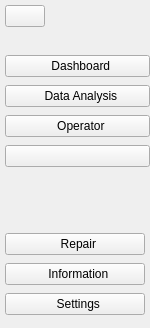
     <widget class="QCustomSlideMenu" name="leftMenu" native="true">
      <property name="sizePolicy">
       <sizepolicy hsizetype="Expanding" vsizetype="Expanding">
        <horstretch>0</horstretch>
        <verstretch>0</verstretch>
       </sizepolicy>
      </property>
      <property name="minimumSize">
       <size>
        <width>0</width>
        <height>0</height>
       </size>
      </property>
      <property name="maximumSize">
       <size>
        <width>140</width>
        <height>16777214</height>
       </size>
      </property>
      <layout class="QVBoxLayout" name="verticalLayout">
       <property name="spacing">
        <number>0</number>
       </property>
       <property name="leftMargin">
        <number>0</number>
       </property>
       <property name="topMargin">
        <number>0</number>
       </property>
       <property name="rightMargin">
        <number>0</number>
       </property>
       <property name="bottomMargin">
        <number>0</number>
       </property>
       <item>
        <widget class="QWidget" name="leftSubMenuTop" native="true">
         <property name="minimumSize">
          <size>
           <width>40</width>
           <height>42</height>
          </size>
         </property>
         <layout class="QVBoxLayout" name="verticalLayout_2">
          <property name="spacing">
           <number>0</number>
          </property>
          <property name="leftMargin">
           <number>5</number>
          </property>
          <property name="topMargin">
           <number>5</number>
          </property>
          <property name="rightMargin">
           <number>0</number>
          </property>
          <property name="bottomMargin">
           <number>5</number>
          </property>
          <item alignment="Qt::AlignLeft|Qt::AlignTop">
           <widget class="QPushButton" name="menuBtn">
            <property name="toolTip">
             <string>Slide menu</string>
            </property>
            <property name="text">
             <string/>
            </property>
            <property name="icon">
             <iconset resource="../Qss/icons/_icons.qrc">
              <normaloff>:/feather/icons/feather/menu.png</normaloff>:/feather/icons/feather/menu.png</iconset>
            </property>
           </widget>
          </item>
         </layout>
        </widget>
       </item>
       <item>
        <widget class="QWidget" name="leftSubMenuCenter" native="true">
         <property name="minimumSize">
          <size>
           <width>150</width>
           <height>138</height>
          </size>
         </property>
         <layout class="QVBoxLayout" name="verticalLayout_3">
          <property name="spacing">
           <number>0</number>
          </property>
          <property name="leftMargin">
           <number>5</number>
          </property>
          <property name="topMargin">
           <number>5</number>
          </property>
          <property name="rightMargin">
           <number>0</number>
          </property>
          <property name="bottomMargin">
           <number>5</number>
          </property>
          <item>
           <widget class="QPushButton" name="dashboardBtn">
            <property name="toolTip">
             <string>View Dashboard</string>
            </property>
            <property name="text">
             <string>  Dashboard</string>
            </property>
            <property name="icon">
             <iconset resource="../Qss/icons/_icons.qrc">
              <normaloff>:/feather/icons/feather/pie-chart.png</normaloff>:/feather/icons/feather/pie-chart.png</iconset>
            </property>
           </widget>
          </item>
          <item>
           <widget class="QPushButton" name="dataBtn">
            <property name="toolTip">
             <string>View Data</string>
            </property>
            <property name="text">
             <string>  Data Analysis</string>
            </property>
            <property name="icon">
             <iconset resource="../Qss/icons/_icons.qrc">
              <normaloff>:/feather/icons/feather/database.png</normaloff>:/feather/icons/feather/database.png</iconset>
            </property>
           </widget>
          </item>
          <item>
           <widget class="QPushButton" name="operatorBtn">
            <property name="toolTip">
             <string>View profile</string>
            </property>
            <property name="text">
             <string>  Operator</string>
            </property>
            <property name="icon">
             <iconset resource="../Qss/icons/_icons.qrc">
              <normaloff>:/feather/icons/feather/user.png</normaloff>:/feather/icons/feather/user.png</iconset>
            </property>
           </widget>
          </item>
          <item>
           <widget class="QPushButton" name="moreBtn">
            <property name="toolTip">
             <string>Other</string>
            </property>
            <property name="text">
             <string/>
            </property>
            <property name="icon">
             <iconset resource="../Qss/icons/_icons.qrc">
              <normaloff>:/feather/icons/feather/more-horizontal.png</normaloff>:/feather/icons/feather/more-horizontal.png</iconset>
            </property>
           </widget>
          </item>
         </layout>
        </widget>
       </item>
       <item>
        <spacer name="verticalSpacer">
         <property name="orientation">
          <enum>Qt::Vertical</enum>
         </property>
         <property name="sizeType">
          <enum>QSizePolicy::Expanding</enum>
         </property>
         <property name="sizeHint" stdset="0">
          <size>
           <width>20</width>
           <height>40</height>
          </size>
         </property>
        </spacer>
       </item>
       <item>
        <widget class="QWidget" name="leftSubMenuBottom" native="true">
         <property name="minimumSize">
          <size>
           <width>150</width>
           <height>108</height>
          </size>
         </property>
         <layout class="QVBoxLayout" name="verticalLayout_4">
          <property name="spacing">
           <number>0</number>
          </property>
          <property name="leftMargin">
           <number>5</number>
          </property>
          <property name="topMargin">
           <number>5</number>
          </property>
          <property name="rightMargin">
           <number>5</number>
          </property>
          <property name="bottomMargin">
           <number>5</number>
          </property>
          <item>
           <widget class="QPushButton" name="repairBtn">
            <property name="toolTip">
             <string>Manual repair</string>
            </property>
            <property name="text">
             <string>  Repair</string>
            </property>
            <property name="icon">
             <iconset resource="../Qss/icons/_icons.qrc">
              <normaloff>:/feather/icons/feather/tool.png</normaloff>:/feather/icons/feather/tool.png</iconset>
            </property>
           </widget>
          </item>
          <item>
           <widget class="QPushButton" name="informationBtn">
            <property name="toolTip">
             <string>View Information</string>
            </property>
            <property name="text">
             <string>  Information</string>
            </property>
            <property name="icon">
             <iconset resource="../Qss/icons/_icons.qrc">
              <normaloff>:/feather/icons/feather/alert-circle.png</normaloff>:/feather/icons/feather/alert-circle.png</iconset>
            </property>
           </widget>
          </item>
          <item>
           <widget class="QPushButton" name="settingsBtn">
            <property name="toolTip">
             <string>Settings</string>
            </property>
            <property name="text">
             <string>  Settings</string>
            </property>
            <property name="icon">
             <iconset resource="../Qss/icons/_icons.qrc">
              <normaloff>:/feather/icons/feather/settings.png</normaloff>:/feather/icons/feather/settings.png</iconset>
            </property>
           </widget>
          </item>
         </layout>
        </widget>
       </item>
      </layout>
     </widget>
